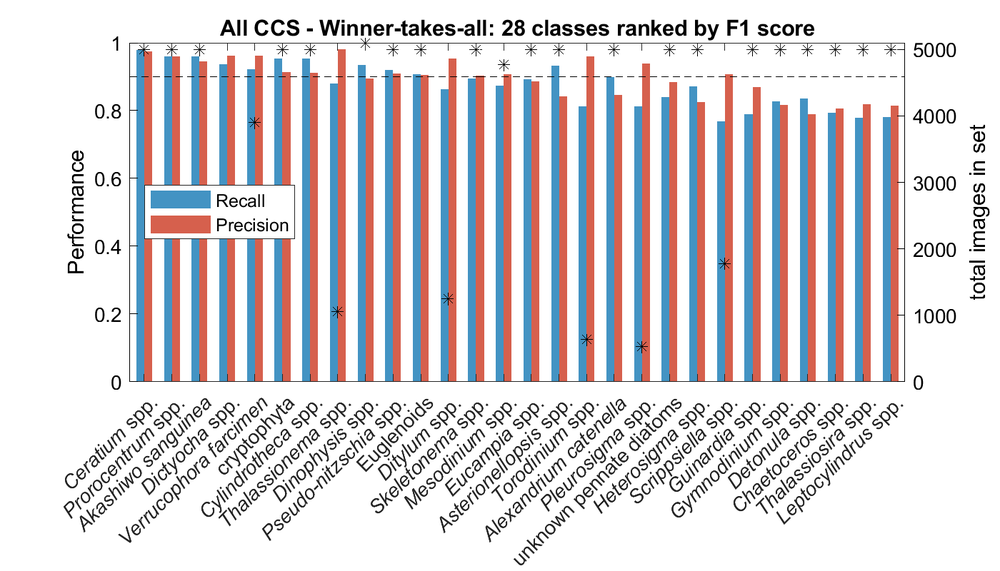
%> input picture IFCB-Data/BuddInlet/class/Figs/F1score_UCSC_OSU_CCS_BI_Dinophysis_GenusLevel_v2.png, 1000 x 571 px, shrunk from 1400 x 800 before the run
$ octave --eval "result = fuzzyfilt(imread('../../../IFCB-Data/BuddInlet/class/Figs/F1score_UCSC_OSU_CCS_BI_Dinophysis_GenusLevel_v2.png'));"   (GNU Octave 9; MATLAB toolbox functions it lacks are replaced by stand-ins)
%> lines starting %> are read from the running program, lines starting %| are printed output that depends on the picture
### IFCB-Tools/misc_ifcb_functions/dipum_toolbox_2.0.2/tofloat.m
function [out, revertclass] = tofloat(in)
%TOFLOAT Convert image to floating point
%   [OUT, REVERTCLASS] = TOFLOAT(IN) converts the input image IN to
%   floating-point. If IN is a double or single image, then OUT
%   equals IN.  Otherwise, OUT equals IM2SINGLE(IN).  REVERTCLASS is
%   a function handle that can be used to convert back to the class
%   of IN.

%   Copyright 2002-2012 R. C. Gonzalez, R. E. Woods, and S. L. Eddins
%   From the book Digital Image Processing Using MATLAB, 2nd ed.,
%   Gatesmark Publishing, 2009.
%
%   Book web site: http://www.imageprocessingplace.com
%   Publisher web site: http://www.gatesmark.com/DIPUM2e.htm

identity = @(x) x;
tosingle = @im2single;

table = {'uint8',   tosingle, @im2uint8
   'uint16',  tosingle, @im2uint16
   'int16',   tosingle, @im2int16
   'logical', tosingle, @logical
   'double',  identity, identity
   'single',  identity, identity};

classIndex = find(strcmp(class(in), table(:, 1)));
%> classIndex = 1

if isempty(classIndex)
   error('Unsupported input image class.');
end

out = table{classIndex, 2}(in);

revertclass = table{classIndex, 3};

### IFCB-Tools/misc_ifcb_functions/dipum_toolbox_2.0.2/fuzzyfilt.m
function g = fuzzyfilt(f)
%FUZZYFILT Fuzzy edge detector.
%   G = FUZZYFILT(F) implements the rule-based fuzzy filter
%   discussed in the "Using Fuzzy Sets for Spatial Filtering"
%   section of Digital Image Processing Using MATLAB/2E. F and G are
%   the input and filtered images, respectively.
%
%   FUZZYFILT is implemented using precomputed fuzzy system function
%   handle saved in the MAT-file fuzzyedgesys.mat.  The M-script
%   makefuzzyedgesys.m contains the code used to create the fuzzy
%   system function.

%   Copyright 2002-2012 R. C. Gonzalez, R. E. Woods, and S. L. Eddins
%   From the book Digital Image Processing Using MATLAB, 2nd ed.,
%   Gatesmark Publishing, 2009.
%
%   Book web site: http://www.imageprocessingplace.com
%   Publisher web site: http://www.gatesmark.com/DIPUM2e.htm

% Work in floating point.
[f, revertClass] = tofloat(f);

% The fuzzy system function has four inputs - the differences
% between the pixel and its north, east, south, and west neighbors.
% Compute these differences for every pixel in the image using
% imfilter.
z1 = imfilter(f, [0 -1 1], 'conv', 'replicate');
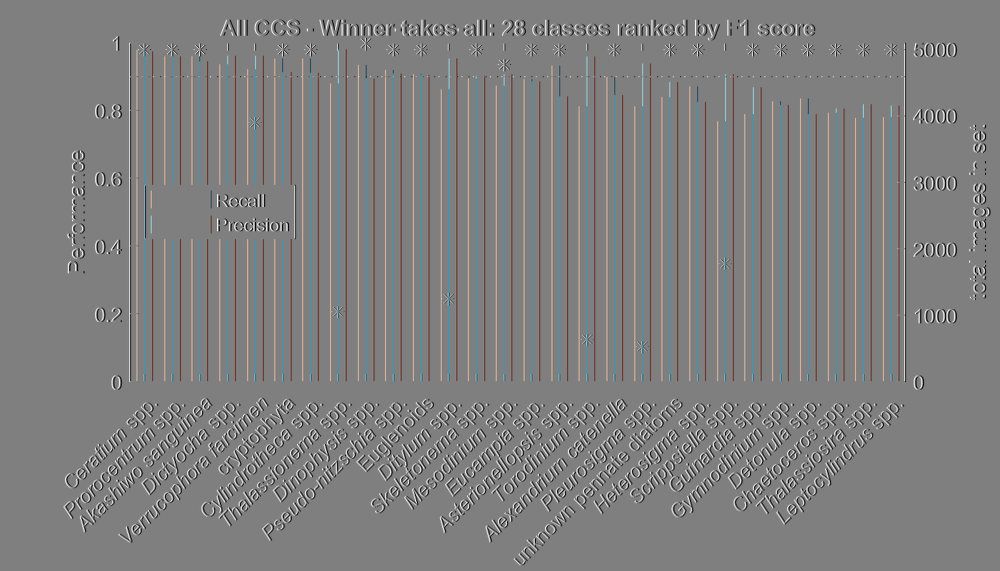
%> z1: size 571x1000x3 single; mean R, G, B -9.38e-11, -3.08e-10, -2.79e-10; drawn with min black and max white
z2 = imfilter(f, [0; -1; 1], 'conv', 'replicate');
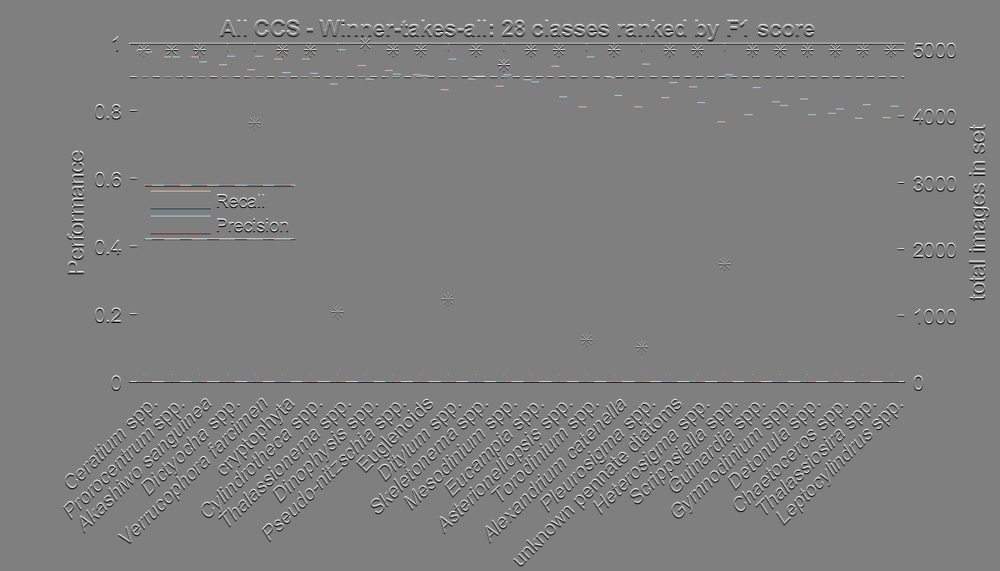
%> z2: size 571x1000x3 single; mean R, G, B -5.05e-09, 4.57e-09, -4.46e-09; drawn with min black and max white
z3 = imfilter(f, [1; -1; 0], 'conv', 'replicate');
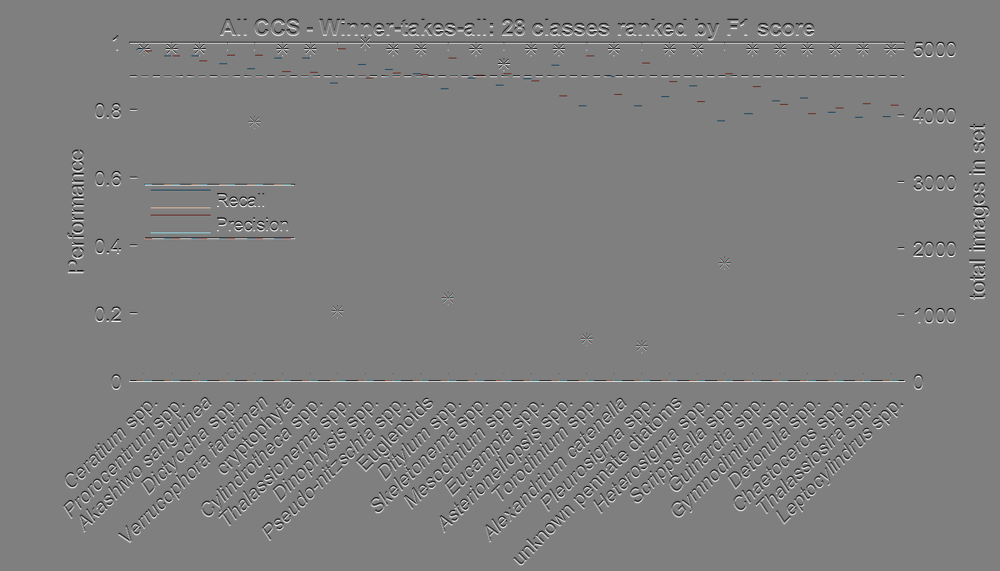
%> z3: size 571x1000x3 single; mean R, G, B 5.05e-09, -4.57e-09, 4.46e-09; drawn with min black and max white
z4 = imfilter(f, [1 -1 0], 'conv', 'replicate');
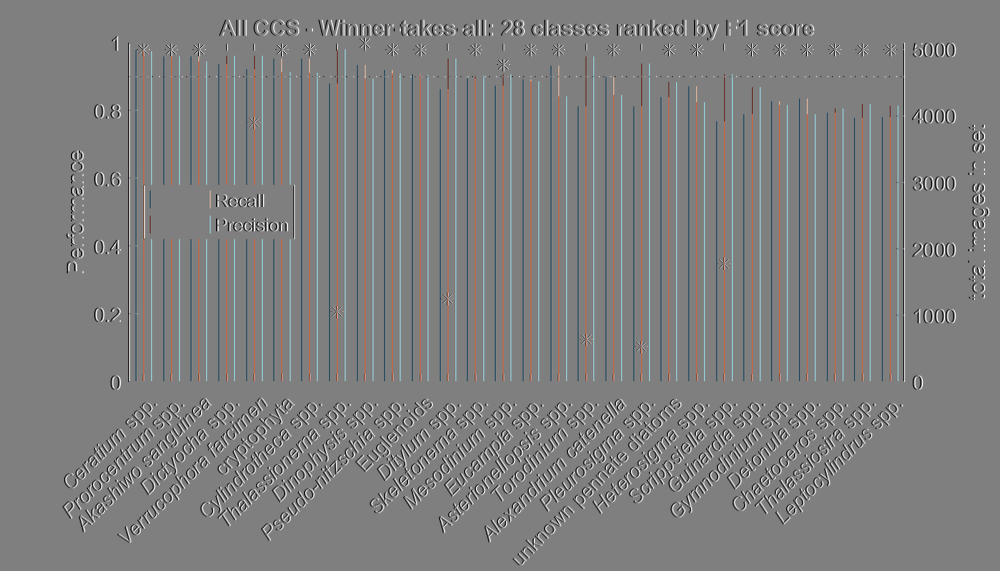
%> z4: size 571x1000x3 single; mean R, G, B 9.38e-11, 3.08e-10, 2.79e-10; drawn with min black and max white

% Load the precomputed fuzzy system function from the MAT-file and
% apply it.
%> (the run ends here)

$ run again, on IFCB-Data/BuddInlet/class/Figs/F1score_UCSC_OSU_CCS_BI_Dinophysis_GenusLevel_v3.png
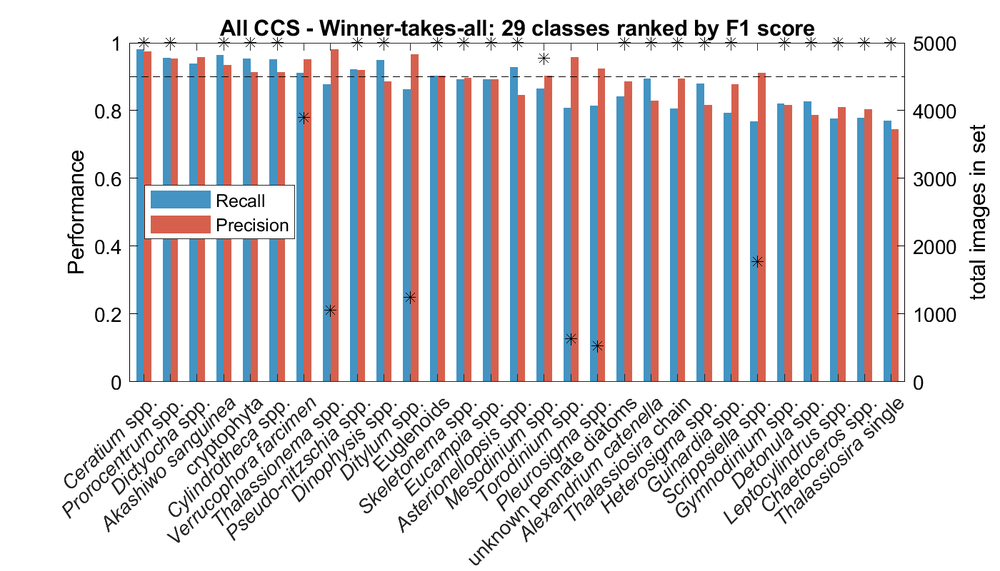
%> input picture IFCB-Data/BuddInlet/class/Figs/F1score_UCSC_OSU_CCS_BI_Dinophysis_GenusLevel_v3.png, 1000 x 571 px, shrunk from 1400 x 800 before the run
%> in fuzzyfilt, `z3 = imfilter(f, [1; -1; 0], 'conv', 'replicate');`:
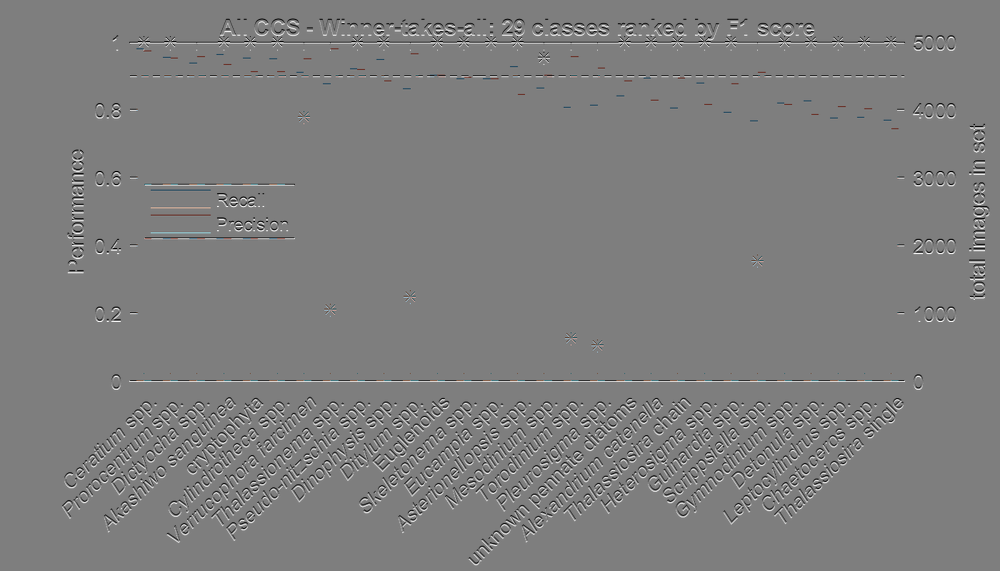
%> z3: size 571x1000x3 single; mean R, G, B 3.11e-09, -6.26e-09, 1.56e-09; drawn with min black and max white
%> in fuzzyfilt, `z4 = imfilter(f, [1 -1 0], 'conv', 'replicate');`:
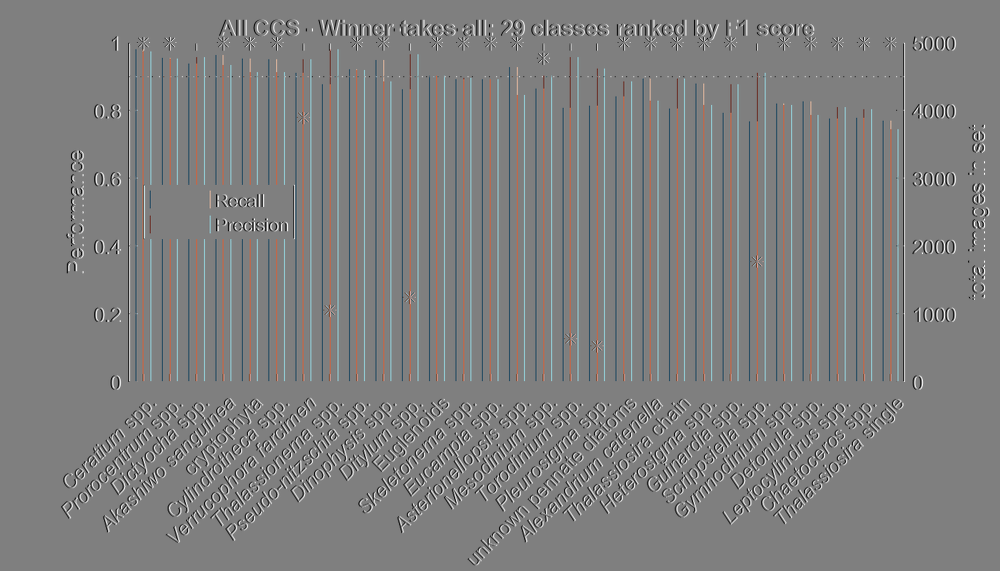
%> z4: size 571x1000x3 single; mean R, G, B 4.81e-11, 4.9e-11, 1.46e-10; drawn with min black and max white

$ run again, on IFCB-Data/BuddInlet/class/Figs/F1score_UCSC_OSU_CCS_BI_Dinophysis_GenusLevel_v5.png
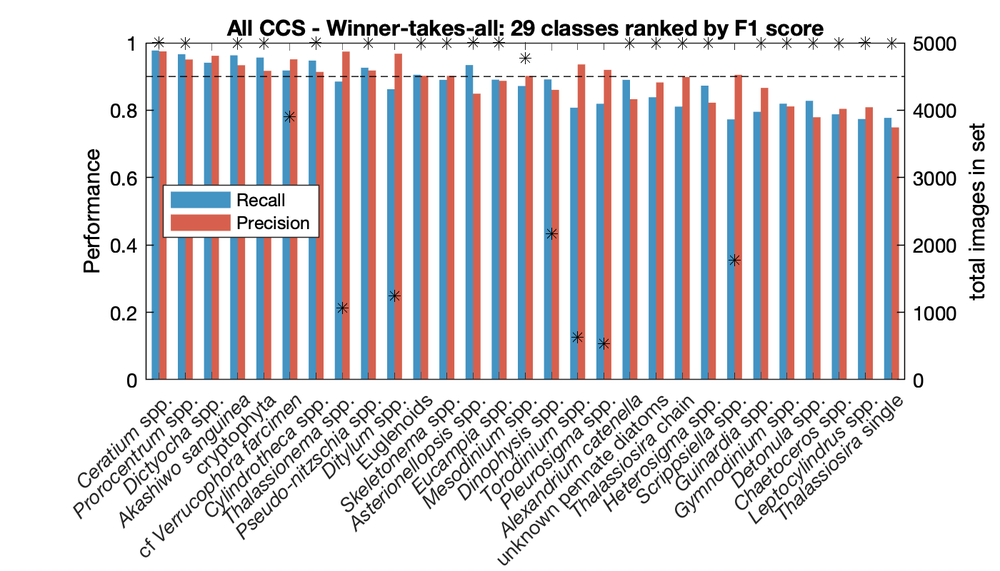
%> input picture IFCB-Data/BuddInlet/class/Figs/F1score_UCSC_OSU_CCS_BI_Dinophysis_GenusLevel_v5.png, 1000 x 571 px, shrunk from 1400 x 800 before the run
%> in fuzzyfilt, `z3 = imfilter(f, [1; -1; 0], 'conv', 'replicate');`:
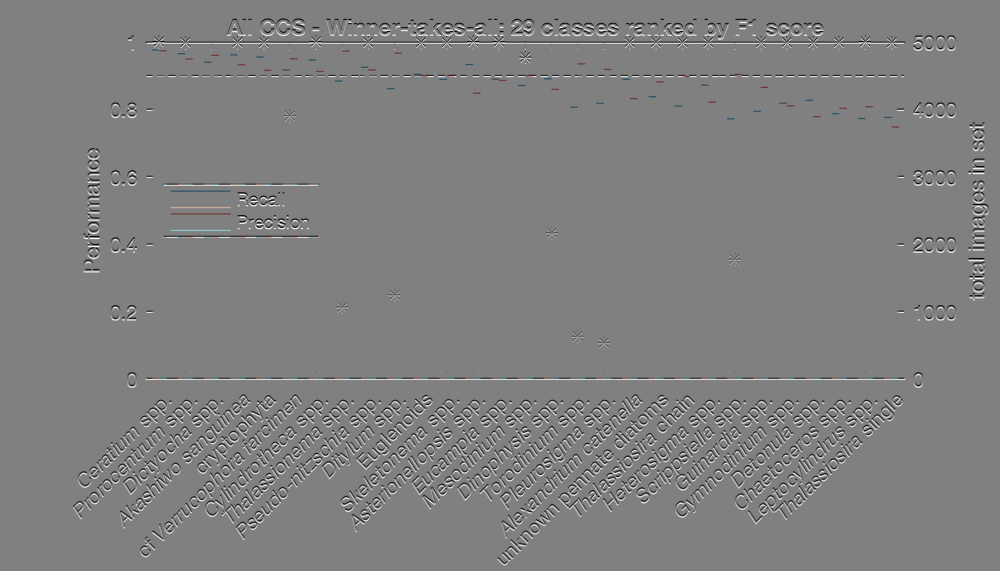
%> z3: size 571x1000x3 single; mean R, G, B -1.78e-08, -2.06e-08, -1.55e-08; drawn with min black and max white
%> in fuzzyfilt, `z4 = imfilter(f, [1 -1 0], 'conv', 'replicate');`:
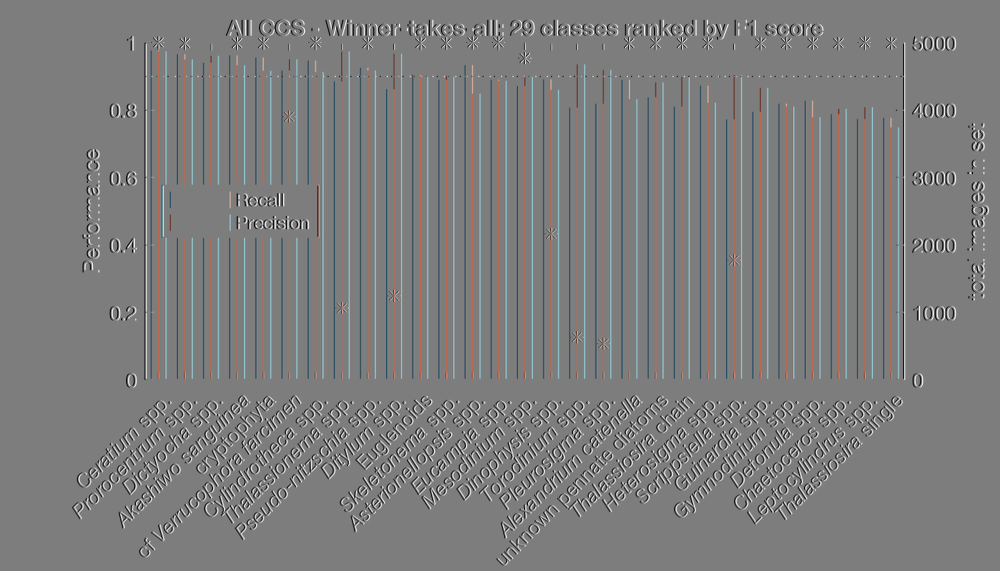
%> z4: size 571x1000x3 single; mean R, G, B -1.9e-10, 3.47e-11, 8.5e-11; drawn with min black and max white

$ run again, on IFCB-Data/BuddInlet/class/Figs/F1score_aht_BI_NOAA-OSU_v1.png
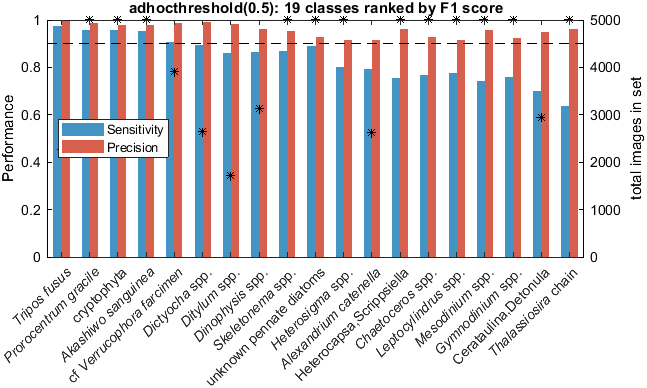
%> input picture IFCB-Data/BuddInlet/class/Figs/F1score_aht_BI_NOAA-OSU_v1.png, 647 x 388 px
%> in fuzzyfilt, `z3 = imfilter(f, [1; -1; 0], 'conv', 'replicate');`:
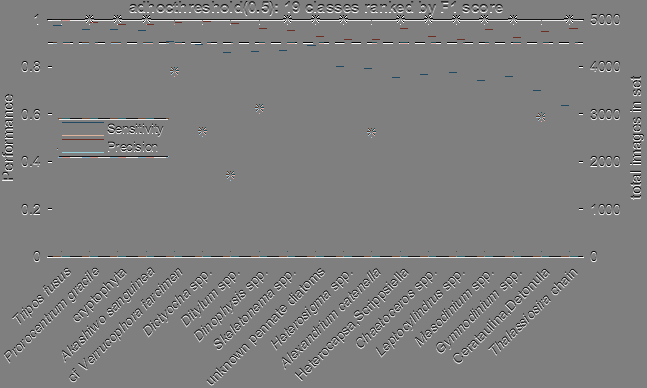
%> z3: size 388x647x3 single; mean R, G, B -2.14e-09, 1.39e-09, -5.42e-09; drawn with min black and max white
%> in fuzzyfilt, `z4 = imfilter(f, [1 -1 0], 'conv', 'replicate');`:
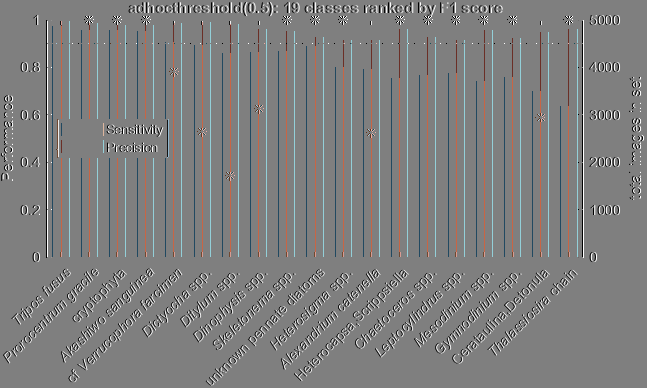
%> z4: size 388x647x3 single; mean R, G, B 8.35e-10, -1.12e-11, -3.78e-11; drawn with min black and max white
